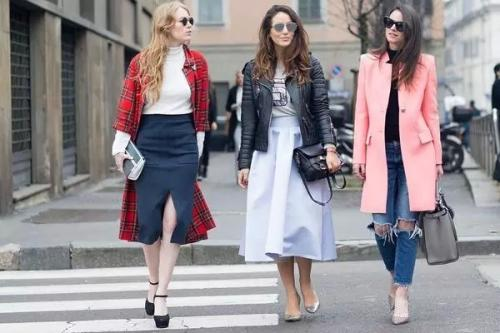
#> input picture vlpr_facedetect/facedetect/facedetection/image0.jpg, 500 x 333 px
$ python -i facedetection.py   (imports and definitions only)   (older library calls are emulated)
#> lines starting #> are read from the running program, lines starting #| are printed output that depends on the picture; after the words box and inside, x2 and y2 are one past the last pixel; in counts of white or black regions, pixels touching at a corner belong together
#> further down, picture is the input picture: shape (333, 500, 3); mean B, G, R 145, 140.5, 146.7
#!/usr/bin/env python3
# -*- coding: utf-8 -*-
#coding=utf-8
'''
name:test_facedetection.py
date:2/7/2018
author:jimchen1218@sina.com
'''

import numpy as np
import os
import sys
import tensorflow as tf
import cv2
from PIL import Image
import gc

# [1 line not run here, left out]

#if tf.__version__ != '1.4.0':
#  raise ImportError('Please upgrade your tensorflow installation to v1.4.0!')

#%matplotlib inline

# This is needed since the notebook is stored in the object_detection folder.
sys.path.append("..")


FOLDER_MODEL_NAME = 'rfcn_resnet101'
PATH_TO_CKPT = FOLDER_MODEL_NAME + '/frozen_inference_graph.pb'
NUM_CLASSES = 1

#open a image
def img_open(img_file):
		ret_img = cv2.imread(img_file)
		return ret_img

def img_save(img_file,filename):
	  cv2.imwrite(filename,img_file)

# [4 lines left out: function img_get_height_width, not called in this run]

def img_bgr2gray(image):
		gray=cv2.cvtColor(image,cv2.COLOR_BGR2GRAY)
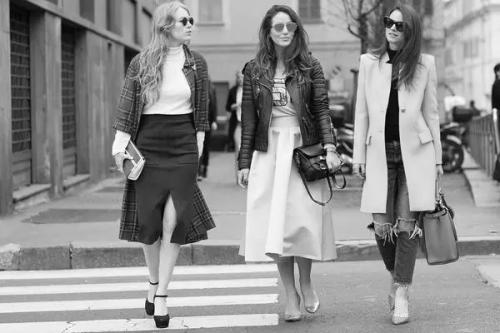
#> gray: shape (333, 500); min 1, max 254, mean 142.9
		return gray

# [56 lines left out: functions img_erode_dilate, img_addnoise, img_blur, img_gaussianblur, img_medianblur, img_filter2D and 3 more, not called in this run]

def img_inverse(image):
		image = np.array(image)
		image = 255 -image
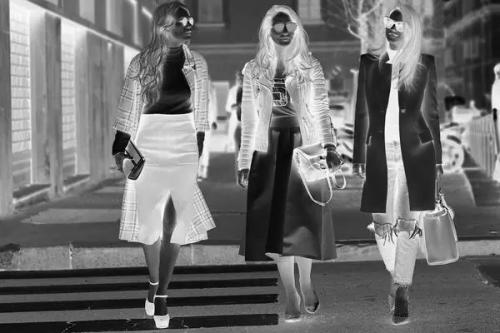
#> image: shape (333, 500); min 1, max 254, mean 112.1
		return image

def img_contour(image):
		gray = img_bgr2gray(image)
		cv2.imshow("gray", gray)
		cv2.waitKey(0)
		inverse = img_inverse(gray)
		cv2.imshow("inverse", inverse)
		cv2.waitKey(0)
		ret, binary = cv2.threshold(inverse,127,255,cv2.THRESH_BINARY)
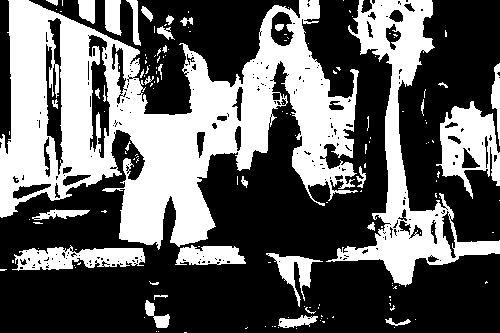
#> binary: shape (333, 500); 38.3% white; 158 white regions (123 under 20 px)
		#print("img_contour ret:%s\n"%(ret))
		img, contours, hierarchy = cv2.findContours(binary,cv2.RETR_EXTERNAL,cv2.CHAIN_APPROX_SIMPLE)
#> contours = 143 contours, 120 with area under 20; largest, box (x1, y1, x2, y2) and area: (0, 0, 359, 250) 45744, (326, 0, 500, 287) 11562, (436, 101, 500, 199) 3376, (12, 245, 145, 271) 2080, (175, 245, 246, 265) 1002
		print("img_contour contours:%s,hierarchy:%s\n"%(contours,hierarchy))
#> (printed output is left out)
		ret = cv2.drawContours(inverse,contours,-1,(0,0,255),3)
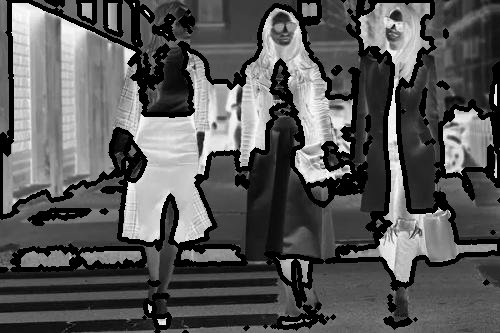
#> ret: shape (333, 500); min 0, max 254, mean 88.3
		cnt = len(contours)
#> cnt = 143
		print("cnt:%s\n"%(cnt))
		print("contours[0][0]:%s\n"%(contours[0][0]))

#> (the run stopped early here; a loop or call above may not have finished)
